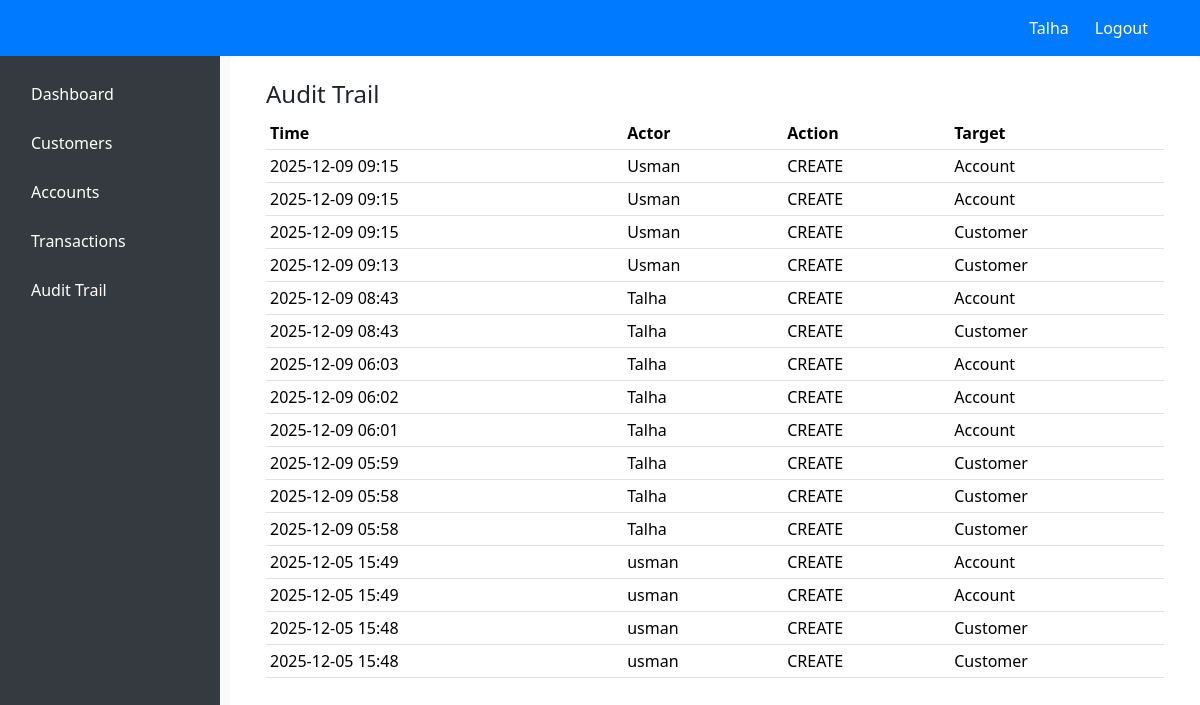
Page /trail (signed in) on the committed database.
### app.py (models this page shows)
class Audit(db.Model):
    __tablename__ = "audit_trail"
    lid = db.Column(db.Integer, primary_key=True)
    action = db.Column(db.String(20), nullable=False)
    target = db.Column(db.String(30), nullable=False)
    actor = db.Column(db.String(30), nullable=False)
    time = db.Column(db.DateTime, default=datetime.utcnow)

### app.py (the view)
@app.route("/trail")
@login_required
def audit_log():
    logs = Audit.query.order_by(Audit.time.desc()).limit(50).all()
    return render_template("audit.html", logs=logs)

### app.py (called while the page is built)
def login_required(view):
    @wraps(view)
    def secured(*args, **kwargs):
        if "user_id" not in session:
            return redirect("/login")
        return view(*args, **kwargs)
    return secured

### Templates/audit.html (shortened to what this page needs)
{% extends 'base.html' %}
{% block content %}
<h4>Audit Trail</h4>
<table class="table table-sm">
<thead><tr><th>Time</th><th>Actor</th><th>Action</th><th>Target</th></tr></thead>
<tbody>
{% for l in logs %}
<tr>
<td>{{ l.time.strftime('%Y-%m-%d %H:%M') }}</td>
<td>{{ l.actor }}</td>
<td>{{ l.action }}</td>
<td>{{ l.target }}</td>
</tr>
{% else %}
<tr><td colspan="4" class="text-muted">No audit logs</td></tr>
{% endfor %}
</tbody>
</table>
{% endblock %}

### Templates/base.html (style rules this page uses)
body { font-family: 'Segoe UI', Tahoma, Geneva, Verdana, sans-serif; background-color: #f8f9fa; margin: 0; padding: 0; }

### rows in the picture
Audit: time "2025-12-09 09:15", actor "Usman", action "CREATE", target "Account"
Audit: time "2025-12-09 09:15", actor "Usman", action "CREATE", target "Account"
Audit: time "2025-12-09 09:15", actor "Usman", action "CREATE", target "Customer"
Audit: time "2025-12-09 09:13", actor "Usman", action "CREATE", target "Customer"
Audit: time "2025-12-09 08:43", actor "Talha", action "CREATE", target "Account"
Audit: time "2025-12-09 08:43", actor "Talha", action "CREATE", target "Customer"
Audit: time "2025-12-09 06:03", actor "Talha", action "CREATE", target "Account"
Audit: time "2025-12-09 06:02", actor "Talha", action "CREATE", target "Account"
Audit: time "2025-12-09 06:01", actor "Talha", action "CREATE", target "Account"
Audit: time "2025-12-09 05:59", actor "Talha", action "CREATE", target "Customer"
Audit: time "2025-12-09 05:58", actor "Talha", action "CREATE", target "Customer"
Audit: time "2025-12-09 05:58", actor "Talha", action "CREATE", target "Customer"
Audit: time "2025-12-05 15:49", actor "usman", action "CREATE", target "Account"
Audit: time "2025-12-05 15:49", actor "usman", action "CREATE", target "Account"
Audit: time "2025-12-05 15:48", actor "usman", action "CREATE", target "Customer"
Audit: time "2025-12-05 15:48", actor "usman", action "CREATE", target "Customer"

### other values in the picture
{{ session.username }} "Talha"
